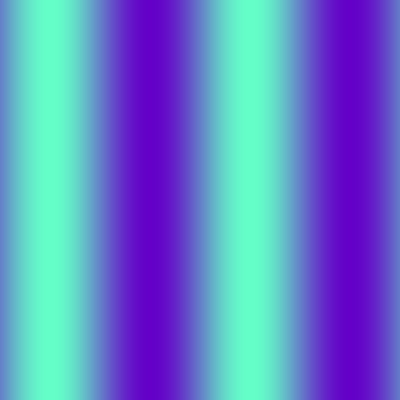
Frame 1 (no input)
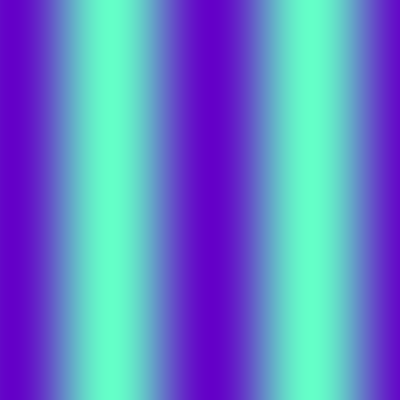
Frame 60 (no input)
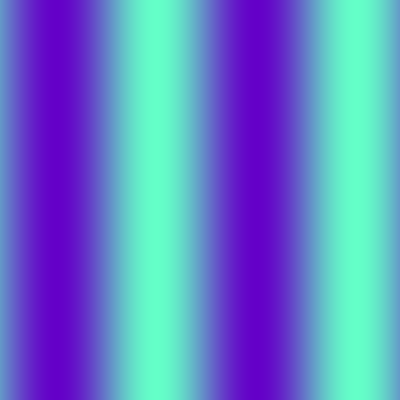
Frame 120 (the mouse pressed at the canvas centre since frame 60)

The p5.js sketch that drew these frames (run headless with seeded random() and noise() and a simulated clock; from frame 60 on, the mouse is pressed at the canvas centre):

// p5.js sketch
// ── sketch.js
let phaseShiftSlider, freqSlider;
let wave;
function setup() {
  createCanvas(400, 400);
  phaseShiftSlider = createSlider(0, 2, 0.5, 0.01);
  freqSlider = createSlider(0, 800, 200, 1);
  wave = new SineWave(255, freqSlider.value(), 0, phaseShiftSlider.value());
  //  wave = new SquareWave(255, freqSlider.value(), 0, phaseShiftSlider.value());
  // wave = new SawtoothWave(255, freqSlider.value(), 0, phaseShiftSlider.value());
}

function draw() {
  background(220);

  loadPixels();
  let period = freqSlider.value();
  let phaseShift = phaseShiftSlider.value();

  for (let r = 0; r < height; r++) {
    for (let c = 0; c < width; c++) {
      let l = wave.evaluate(c);
      let hue = color(100, l, 200);
      set(c, r, hue);
    }
  }

  updatePixels();
  wave.setPeriod(period);
  wave.setPhaseShift(phaseShift);
  wave.update();
}

// ── waves.js
class Wave {
  constructor(amp, period, phase, phaseShift) {
    this.amp = amp;
    this.period = period;
    this.phase = phase;
    this.phaseShift = phaseShift;
  }

  update() {
    this.phase += this.phaseShift;
  }

  setPhaseShift(v) {
    this.phaseShift = v;
  }

  setPeriod(v) {
    this.period = v;
  }
}

class SineWave extends Wave {
  constructor(amp, period, phase, phaseShift) {
    super(amp, period, phase, phaseShift);
  }

  evaluate(x) {
    let y = sin(this.phase + (TWO_PI * x) / this.period);
    let normalized = map(y, -1, 1, 0, this.amp);

    return normalized;
  }
}

class SquareWave extends Wave {
  constructor(amp, period, phase, phaseShift) {
    super(amp, period, phase, phaseShift);
  }

  sgn(v) {
    if (v > 0) {
      return 1;
    } else if (v < 0) {
      return -1;
    } else {
      return 0;
    }
  }
  
  evaluate(x) {
    let y = sin(this.phase + (TWO_PI * x) / this.period);
    let normalized = map(this.sgn(y), -1, 1, 0, this.amp);

    return normalized;
  }
}

class SawtoothWave extends Wave {
  constructor(amp, period, phase, phaseShift) {
    super(amp, period, phase, phaseShift);
  }
  
  evaluate(x) {
    let a = (x + this.phase) / this.period;
    let saw = 2 * (a - floor(0.5 + a));
    let normalized = map(saw, -1, 1, 0, this.amp);
    
    return normalized;
  }
}
